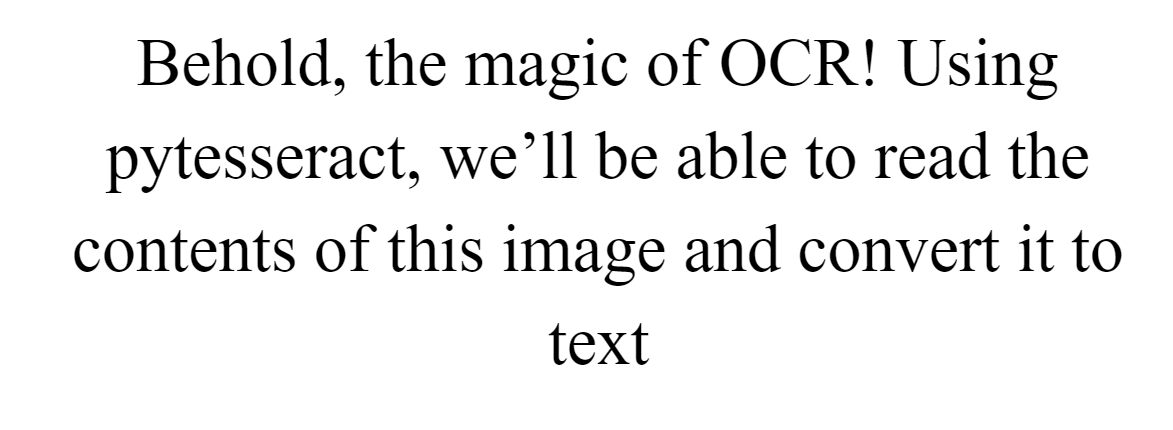
#> input picture readonly/text.png, 1173 x 430 px
$ jupyter execute --allow-errors ocr.ipynb   (older library calls are emulated)
#> lines starting #> are read from the running program, lines starting #| are printed output that depends on the picture
[cell 1]
from PIL import Image
image = Image.open('readonly/text.png')
#> image is the input picture: PIL image 1173x430 RGBA; mean R, G, B, A 238.7, 238.7, 238.7, 255
display(image)

[cell 2]
import pytesseract
#> (the rest of this cell did not finish here and is left out)

[cell 3]
import PIL
noisy = Image.open('readonly/Noisy_OCR.png')
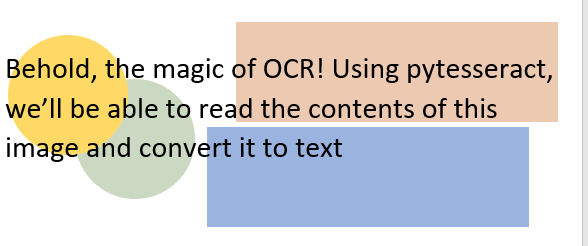
#> input picture readonly/Noisy_OCR.png, 588 x 246 px
#> noisy is the input picture: PIL image 588x246 RGBA; mean R, G, B, A 213.3, 209.9, 205.5, 255
basewidth = 600
wpercent = (basewidth / float(noisy.size[0]))
#> wpercent = 1.02
hsize = int(float(noisy.size[1] * float(wpercent)))
#> hsize = 251
noisy = noisy.resize((basewidth, hsize), PIL.Image.ANTIALIAS)
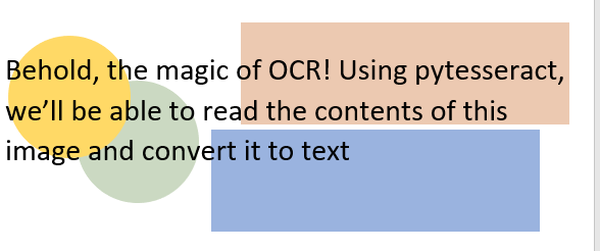
#> noisy: PIL image 600x251 RGBA; mean R, G, B, A 213.4, 210.1, 205.6, 255
noisy.save('resized_nois.png')
display(noisy)

testing = Image.open("resized_nois.png")
print(pytesseract.image_to_string(testing))
#> (this line was passed over: pytesseract is not available in this run)

[cell 4]
image = Image.open('readonly/Noisy_OCR.png')
image = image.convert("L")
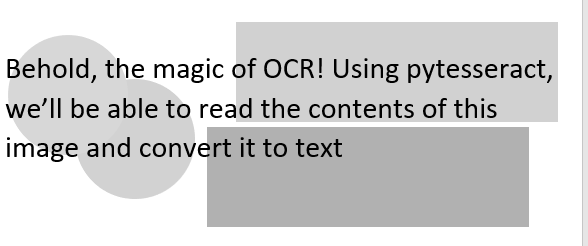
#> image: PIL image 588x246 L; min 0, max 255, mean 210.5
image.save('greyscale_noise.jpg')
#> (the rest of this cell did not finish here and is left out)

[cell 5]
def binarize(image_to_transform, threshold):
    """ This function takes in an image and binarizes it with a threshold value by iterating over all the pixels in the image.
        If the pixel's value is greater than the threshold value it is converted into a white pixel.
        If not it is converted into a black pixel

    :param image_to transform: A PIL.Image object to be binarized
    :param threshold: A threshold value for the binarization
    :return: The modified (binarized) PIL.Image object
    """
#> called with threshold = 0
    output_image = image_to_transform.convert("L")
    for x in range(output_image.width):
        for y in range(output_image.height):
            if output_image.getpixel((x,y)) < threshold:
                output_image.putpixel( (x,y), 0)
            else:
                output_image.putpixel( (x,y), 255)
#> output_image: PIL image 588x246 L; every value is 255
    return output_image

[cell 6]
for thresh in range(0, 255, 50):
    print("Trying with threshold " + str(thresh))
    display(binarize(Image.open('greyscale_noise.jpg'), thresh))
    print(pytesseract.image_to_string(binarize(Image.open('greyscale_noise.jpg'), thresh)))
#> (this line was passed over: pytesseract is not available in this run)
